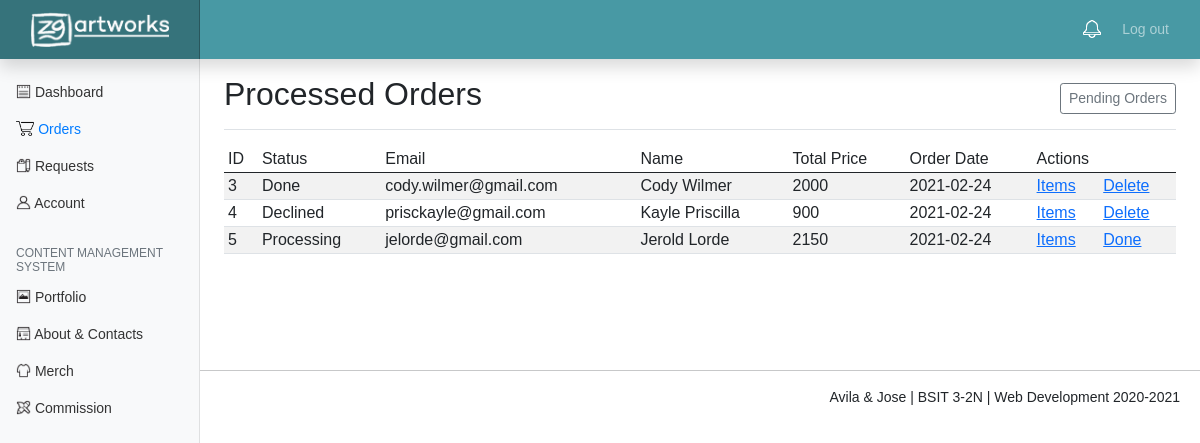
/merch_history.php, run on the app's committed database.
### tables this page shows
CREATE TABLE `orders_merch` (
  `id` int(11) NOT NULL,
  `email` varchar(100) NOT NULL,
  `name` varchar(100) NOT NULL,
  `cart_merch` int(11) NOT NULL,
  `total_price` double NOT NULL,
  `order_date` date NOT NULL,
  `status` varchar(100) NOT NULL
);

### merch_history.php (the view, shortened to what this page needs)
<?php
	include 'includes/db.inc.php';
	$results1 = mysqli_query($conn, "SELECT * FROM orders_merch WHERE NOT status = 'Pending' ") or die( mysqli_error($conn));
?>
<html>
  <head>
	<link href="assets/bootstrap.min.css" rel="stylesheet">
    <link href="assets/dashboard.css" rel="stylesheet">
    <link href="assets/alert.css" rel="stylesheet">
  </head>
  <body>
	<?php include 'header.php'?>
	<div class="container-fluid">
	  <div class="row">
	    <nav id="sidebarMenu" class="col-md-3 col-lg-2 d-md-block bg-light sidebar collapse">
	      <div class="position-sticky pt-3">
	        <ul class="nav flex-column">
	          <li class="nav-item" style="margin-top:10px">
	            <a class="nav-link" aria-current="page" href="admin.php">
	              <img src="assets/icons/dashboard.png" height="15px" style="margin-bottom:4px">
	              Dashboard
	            </a>
	          </li>
	          <li class="nav-item">
	            <a class="nav-link active" href="orders.php">
	              <img src="assets/icons/orders.png" height="15px" style="margin-bottom:4px">
	              Orders
	            </a>
	          </li>
	          <li class="nav-item">
	            <a class="nav-link" href="orders_commission.php">
	              <img src="assets/icons/request.png" height="15px" style="margin-bottom:4px">
	              Requests
	            </a>
	          </li>
	          <li class="nav-item">
	            <a class="nav-link" href="account.php">
	              <img src="assets/icons/account.png" height="15px" style="margin-bottom:4px">
	              Account
	            </a>
	          </li>
	        </ul>
	        <h6 class="sidebar-heading d-flex justify-content-between align-items-center px-3 mt-4 mb-1 text-muted">
	          <span>Content Management System</span>
	        </h6>
	        <ul class="nav flex-column mb-2">
	          <li class="nav-item">
	            <a class="nav-link" href="portfolio.php">
	              <img src="assets/icons/portfolio.png" height="15px" style="margin-bottom:4px">
	              Portfolio
	            </a>
	          </li>
	          <li class="nav-item">
	            <a class="nav-link" href="anc.php">
	              <img src="assets/icons/anc.png" height="15px" style="margin-bottom:4px">
	              About & Contacts
	            </a>
	          </li>
	          <li class="nav-item">
	            <a class="nav-link" href="merch.php">
	              <img src="assets/icons/merch.png" height="15px" style="margin-bottom:4px">
	              Merch
	            </a>
	          </li>
	          <li class="nav-item">
	            <a class="nav-link" href="commission.php">
	              <img src="assets/icons/commission.png" height="15px" style="margin-bottom:4px">
	              Commission
	            </a>
	          </li>
	        </ul>
	      </div>
	    </nav>
    <main class="col-md-9 ms-sm-auto col-lg-10 px-md-4">
      <div class="d-flex justify-content-between flex-wrap flex-md-nowrap align-items-center pt-3 pb-2 mb-3 border-bottom">
        <h1 class="h2">Processed Orders</h1>
        <div class="btn-group mr-2">
            <a href="orders.php" class="btn btn-sm btn-outline-secondary">Pending Orders</a>
          </div>
      </div>
      <div class="table-responsive">
        <table class="table table-striped table-sm">
          <thead>
            <tr>
              <th>ID</th>
              <th>Status</th>
              <th>Email</th>
              <th>Name</th>
              <th>Total Price</th>
              <th>Order Date</th>
              <th colspan="2">Actions</th>
            </tr>
          </thead>
          <tbody>
          	<?php while ($row = mysqli_fetch_array($results1)) { ?>
            <tr>
              <td><?php echo $row['id']; ?></td>
              <td><?php echo $row['status']; ?></td>
              <td><?php echo $row['email']; ?></td>
              <td><?php echo $row['name']; ?></td>
              <td><?php echo $row['total_price']; ?></td>
              <td><?php echo $row['order_date']; ?></td>
              <td><a href="merch_history.php?details=<?php echo $row['id']; ?>">Items</a></td>
              <?php if($row['status'] == 'Processing') { ?>
              <td><a onclick="location.href='mailto:<?php echo $row['email']; ?>?subject=Zgartworks Merch Order Status&body=Hi <?php echo $row['name']; ?>! Your Merch Order has been shipped out. Your JNT tracking number is #G23AQWE80X, you can track your parcel on their website. Have a good day!';" href="merch_history.php?done=<?php echo $row['id']; ?>" target="_self">Done</a></td>
              <?php } else{ ?>
              <td><a href="merch_history.php?del=<?php echo $row['id']; ?>">Delete</a></td>
              <?php } ?>
            </tr>
            <?php } ?>
          </tbody>
        </table>
      </div>
    </main>
  </div>
</div>
<div style="margin-top:100px">
<?php include 'footer.php'?>
</div>
  </body>
</html>

### assets/dashboard.css (style rules this page uses)
body { font-size: .875rem; }
.sidebar { position: fixed; top: 0; bottom: 0; left: 0; z-index: 100; padding: 48px 0 0; box-shadow: inset -1px 0 0 rgba(0, 0, 0, .1); }
.sidebar .nav-link { font-weight: 500; color: #333; }
.sidebar .nav-link.active { color: #007bff; }
.sidebar-heading { font-size: .75rem; text-transform: uppercase; }

### merch_history.php (style rules this page uses)
th { font-weight: normal; }

### data on the page
orders_merch: id "3", status "Done", email "cody.wilmer@gmail.com", name "Cody Wilmer", total_price "2000", order_date "2021-02-24"
orders_merch: id "4", status "Declined", email "prisckayle@gmail.com", name "Kayle Priscilla", total_price "900", order_date "2021-02-24"
orders_merch: id "5", status "Processing", email "jelorde@gmail.com", name "Jerold Lorde", total_price "2150", order_date "2021-02-24"
